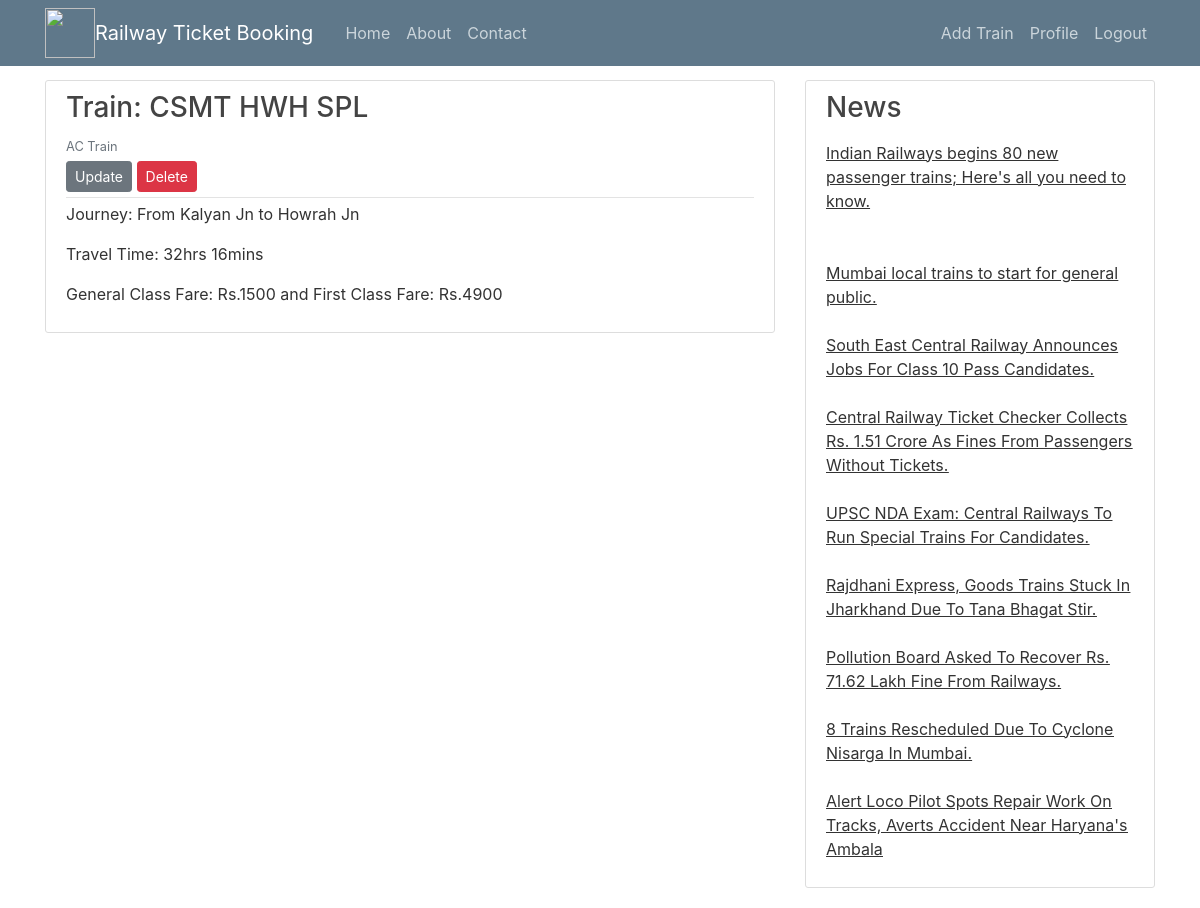
Screenshot of /train/2/ (signed in) with the database file from the repository.
### BookingSystem/models.py (models this page shows, shortened)
class Train(models.Model):
    Train_Name = models.CharField(max_length=25)
    Train_Type = models.CharField(max_length=25)
    Source = models.CharField(max_length=20)
    Destination = models.CharField(max_length=20)
    Travel_Time = models.CharField(max_length=15)
    General_Class = models.CharField(max_length=15)
    First_Class = models.CharField(max_length=15)

### BookingSystem/views.py (the view)
# urls.py: path('train/<int:pk>/', TrainDetailVIew.as_view(), name='train-detail'),
class TrainDetailVIew(DetailView):
    model = Train

### BookingSystem/templates/BookingSystem/train_detail.html
{% extends "BookingSystem/base.html" %}
{% block content %}
    <article class="media content-section">
        <div class="media-body">
            <div class="article-metadata">
                <h3><a class="article-title" href="#">Train: {{ object.Train_Name }}</a></h3>
                <small class="text-muted">{{ object.Train_Type }}</small>
                <div>
                    <a class="btn btn-secondary btn-sm mt-1 mb-1" href="{% url 'train-update' object.id %}">Update</a>
                    <a class="btn btn-danger btn-sm mt-1 mb-1" href="{% url 'train-delete' object.id %}">Delete</a>
                </div>
            </div>
            <p class="article-content">Journey: From {{ object.Source }}    to     {{ object.Destination }}</p>
            <p class="article-content">Travel Time: {{ object.Travel_Time }}</p>
            <p class="article-content">General Class Fare: {{ object.General_Class }}    and    First Class Fare: {{ object.First_Class }}</p>
        </div>
    </article>
{% endblock content %}

### BookingSystem/templates/BookingSystem/base.html (style rules this page uses)
body { background: url(https://live.staticflickr.com/7138/7621127116_f4aa46fb9e_b.jpg) no-repeat; background-size: cover; color: #333333; margin-top: 5rem; }
h1, h2, h3, h4, h5, h6 { color: #444444; }
.content-section { background: #ffffff; padding: 10px 20px; border: 1px solid #dddddd; border-radius: 3px; margin-bottom: 20px; }
.article-title { color: #444444; }
.article-content { white-space: pre-line; }
.article-metadata { padding-bottom: 1px; margin-bottom: 4px; border-bottom: 1px solid #e3e3e3 }

### rows the page displays
Train: Train_Name "CSMT HWH SPL", Train_Type "AC Train", Source "Kalyan Jn", Destination "Howrah Jn", Travel_Time "32hrs 16mins", General_Class "Rs.1500", First_Class "Rs.4900"
